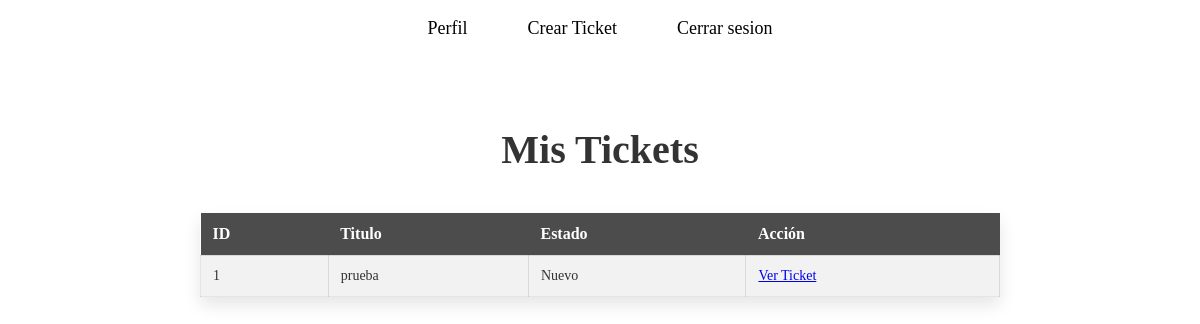
/SAS_tickets/tickets (signed in), run on an earlier commit of the app's database.
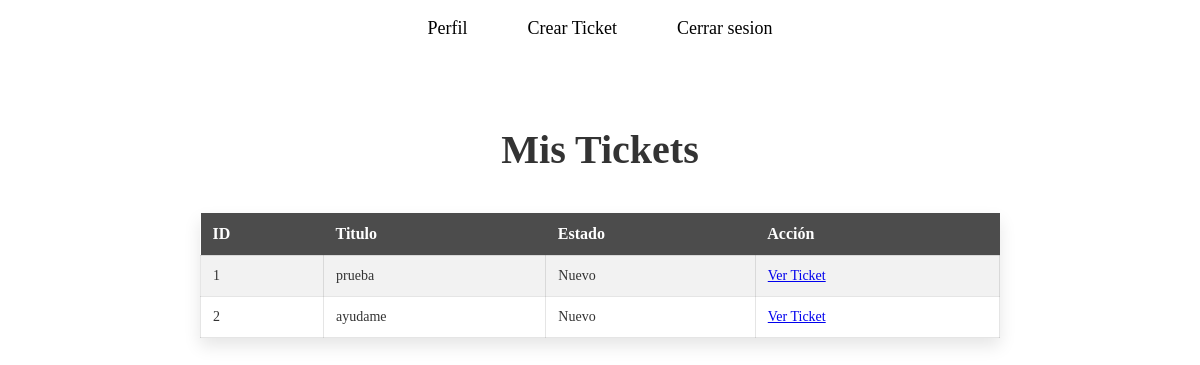
And on a later commit of the database.
### SAS_tickets/models.py (models this page shows, shortened)
class Ticket(models.Model):
    id_ticket    = models.AutoField(db_column='id_ticket', primary_key=True)
    titulo       = models.CharField(max_length=50, blank=False, null=False)
    fecha        = models.DateTimeField(auto_now_add=True)
    user         = models.ForeignKey(User, on_delete=models.CASCADE, related_name='tickets_as_user')
    tecnico      = models.ForeignKey(User, on_delete=models.CASCADE, null=True, blank=True, related_name='tickets_as_technician')
    id_categoria = models.ForeignKey('Categoria', on_delete=models.CASCADE, db_column='id_categoria')
    id_prioridad = models.ForeignKey('SLA', on_delete=models.CASCADE, db_column='id_prioridad')
    id_estado    = models.ForeignKey('Estado_Ticket', on_delete=models.CASCADE, db_column='id_estado')

class Estado_Ticket(models.Model):
    id_estado = models.AutoField(db_column='id_estado', primary_key=True)
    estado    = models.CharField(max_length=50, blank=False, null=False)

### SAS_tickets/views.py (the view)
# urls.py: path('tickets', views.tickets, name="tickets"),
@login_required
def tickets(request):
    tickets = Ticket.objects.filter(user=request.user)
    context = {
        "tickets": tickets
    }
    return render(request,'SAS_tickets/tickets.html', context)

### SAS_tickets/templates/SAS_tickets/tickets.html (shortened to what this page needs)
{% load static %}
<!DOCTYPE html>
<html lang="en">
<head>
    <link rel="stylesheet" href="{% static 'tickets.css' %}">
</head>
<body>
    <header>
        <nav class="navbar">
            <ul class="nav-list">
                <li><a href="#">Perfil</a></li>
                <li><a href="{% url 'crear_ticket' %}">Crear Ticket</a></li>
                <li><a href="#">Cerrar sesion</a></li>
            </ul>
        </nav>
    </header>
    <div class="content">
        <h1>Mis Tickets</h1>
        <div class="table-container">
            <table>
                <tr>
                    <th>ID</th>
                    <th>Titulo</th>
                    <th>Estado</th>
                    <th>Acción</th>
                </tr>
                {% for ticket in tickets %}
                    <tr>
                        <td>{{ticket.id_ticket}}</td>
                        <td>{{ticket.titulo}}</td>
                        <td>{{ticket.id_estado.estado}}</td>
                        <td><a href="{% url 'ver_ticket' ticket.id_ticket %}">Ver Ticket</a></td>
                    </tr>
                {% endfor %}
            </table>
        </div>
    </div>
</body>
</html>

### SAS_tickets/static/tickets.css (style rules this page uses)
.navbar { background-color: transparent; padding: 10px; text-align: center; }
.nav-list { list-style-type: none; margin: 0; padding: 0; display: flex; justify-content: center; align-items: center; }
.nav-list li { margin: 0 15px; }
.nav-list a { text-decoration: none; color: black; font-size: 18px; padding: 8px 15px; transition: background-color 0.3s ease, color 0.3s ease; }
.content { display: flex; flex-direction: column; align-items: center; margin-top: 50px; }
h1 { font-size: 40px; color: #333; margin-bottom: 20px; text-align: center; }
.table-container { display: block; width: 100%; max-width: 800px; padding: 20px; }
table { width: 100%; border-collapse: collapse; background: rgba(255, 255, 255, 0.1); box-shadow: 0 8px 16px rgba(0, 0, 0, 0.1); backdrop-filter: blur(10px); transition: transform 0.3s ease; }
th { background-color: rgba(0, 0, 0, 0.7); color: white; padding: 12px; text-align: left; font-weight: bold; font-size: 16px; }
td { padding: 12px; border: 1px solid rgba(0, 0, 0, 0.1); font-size: 14px; color: #333; }
tr:nth-child(even) { background-color: rgba(0, 0, 0, 0.05); }
.table-container { position: relative; min-height: 200px; overflow-y: auto; max-height: 500px; }
table { position: relative; top: 0; }

What changed in the data, as far as the page shows it:
added Ticket: id_ticket "2", titulo "ayudame", id_estado.estado "Nuevo"
